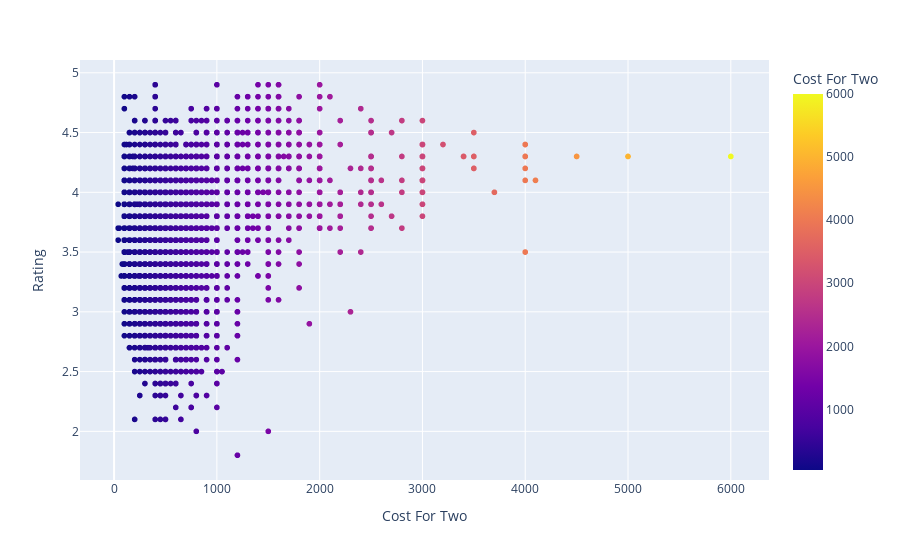

The notebook cell saved with this chart:
### Code cell
fig=px.scatter(data_df, 
           x="cost_for_two", 
           y="rate", 
           color="cost_for_two",
           labels={"cost_for_two": "Cost For Two","rate": "Rating"}
           )
fig.show()

### Figure 1 — Plotly figure (JSON) as saved in the notebook; plotly's stock layout.template omitted (floating-point values rounded to 4 significant figures; data arrays with more than 128 entries replaced by an {"elided": "..."} marker saying what was removed)
{"data": [{"hovertemplate": "Cost For Two=%{marker.color}<br>Rating=%{y}<extra></extra>", "legendgroup": "", "marker": {"color": {"elided": "9373 int values"}, "coloraxis": "coloraxis", "symbol": "circle"}, "mode": "markers", "name": "", "showlegend": false, "type": "scattergl", "x": {"elided": "9373 int values"}, "xaxis": "x", "y": {"elided": "9373 float values"}, "yaxis": "y"}], "layout": {"coloraxis": {"colorbar": {"title": {"text": "Cost For Two"}}, "colorscale": [[0, "#0d0887"], [0.1111, "#46039f"], [0.2222, "#7201a8"], [0.3333, "#9c179e"], [0.4444, "#bd3786"], [0.5556, "#d8576b"], [0.6667, "#ed7953"], [0.7778, "#fb9f3a"], [0.8889, "#fdca26"], [1, "#f0f921"]]}, "legend": {"tracegroupgap": 0}, "margin": {"t": 60}, "xaxis": {"anchor": "y", "domain": [0, 1], "title": {"text": "Cost For Two"}}, "yaxis": {"anchor": "x", "domain": [0, 1], "title": {"text": "Rating"}}}}
